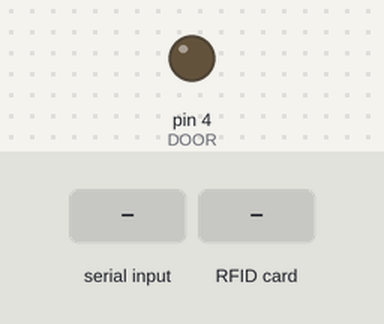
Bench run of a sketch on a simulated Arduino Uno, built with avr-gcc and run on an emulated ATmega328P. Shown: output pins drawn as LEDs (lit = HIGH). The inputs (shaded band) are chosen by the test bench. Pins used as bus, display or sensor lines are not drawn; what the sketch prints to the serial monitor is not drawn.

Above: at 1.2 s.
1.3 s: "1\n" received over Serial
At 1.9 s:
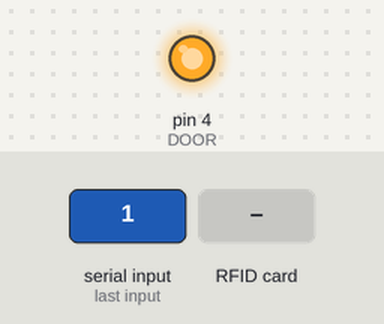
3.6 s: RFID card 5E 7A 19 C4 held to the reader
Timing chart, 0 to 6.6 s (numbered marks = the images above; inputs shaded):
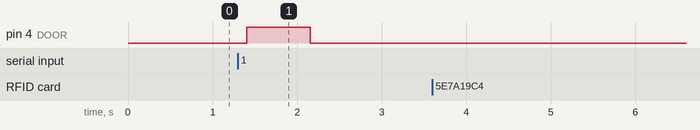

Measured:
- after the input at 1.3 s, pin 4 (DOOR): LOW → HIGH after 0.10 s, → LOW 0.75 s later
- after the input at 3.6 s, every drawn part: stays the same

The sketch:

arduino_code.ino
```cpp
/*
PINOUT:
RC522 MODULE    Uno/Nano     MEGA
SDA             D10          D9
SCK             D13          D52
MOSI            D11          D51
MISO            D12          D50
IRQ             N/A          N/A
GND             GND          GND
RST             D9           D8
3.3V            3.3V         3.3V
*/
/* Include the standard Arduino SPI library */
#include <SPI.h>
/* Include the RFID library */
#include <RFID.h>

/* Define the DIO used for the SDA (SS) and RST (reset) pins. */
#define SDA_DIO 10
#define RESET_DIO 9
#define DOOR 4
/* Create an instance of the RFID library */
RFID RC522(SDA_DIO, RESET_DIO);
void(* resetFunc) (void) = 0;//declare reset function at address 0
int incomingByte = 0;
void setup()
{
  Serial.begin(9600);
  /* Enable the SPI interface */
  pinMode(DOOR, OUTPUT);

  SPI.begin();
  /* Initialise the RFID reader */
  RC522.init();
}

void loop()
{
  /* Has a card been detected? */
  if (RC522.isCard())
  {
    /* If so then get its serial number */
    RC522.readCardSerial();
    for(int i=0;i<5;i++)
    {
      Serial.print(RC522.serNum[i], DEC); //to print card detail in Hexa Decimal format
    }
    Serial.print("\n");
    delay(100);
  }
  // send data only when you receive data:
  if (Serial.available() > 0) {
          // read the incoming byte:
          incomingByte = Serial.read();
          delay(100);
          if (incomingByte == 49)
          {
            digitalWrite(DOOR, HIGH);
            delay(750);
            digitalWrite(DOOR, LOW);
          }
          else if (incomingByte == 48)
          {
            digitalWrite(DOOR, LOW);
            delay(200);
          }
  }
}
```
